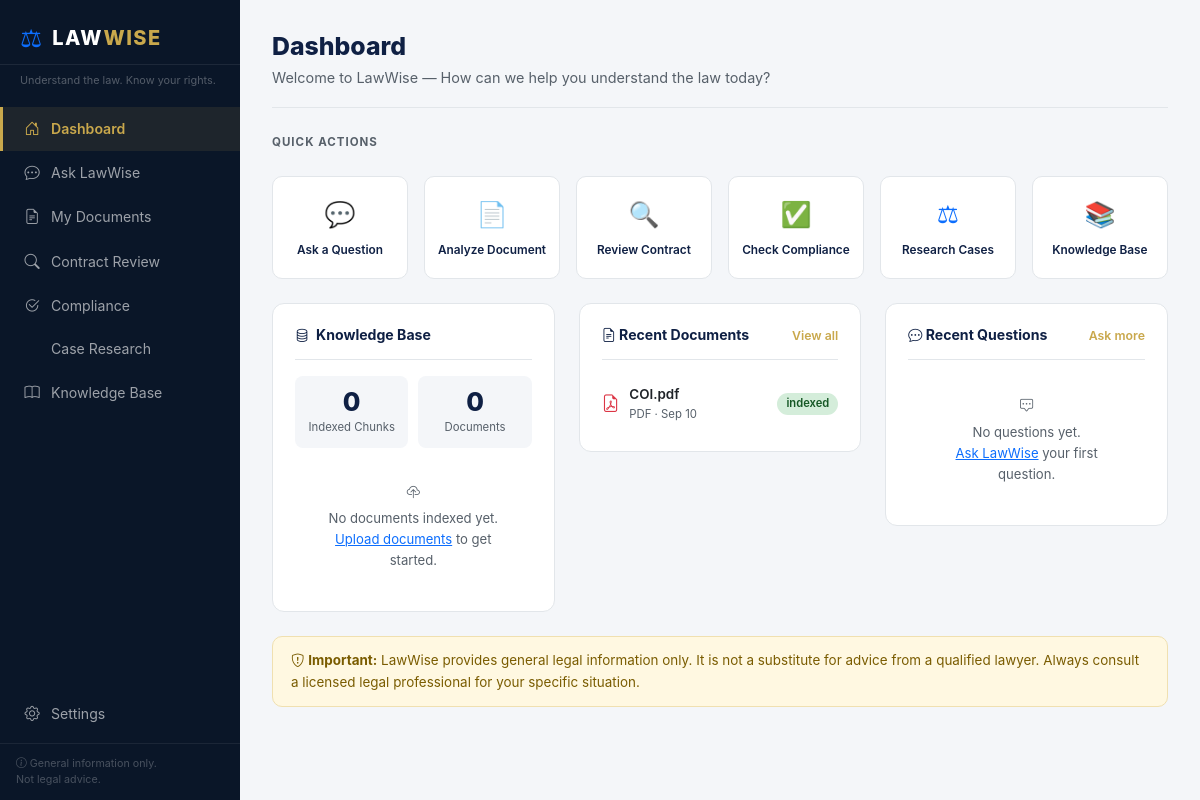
/dashboard, run on the app's committed database.
### models/models.py (models this page shows, shortened)
class Document(db.Model):
    __tablename__ = "documents"
    id = db.Column(db.Integer, primary_key=True)
    filename = db.Column(db.String(255), nullable=False)
    original_filename = db.Column(db.String(255), nullable=False)
    file_type = db.Column(db.String(20), nullable=False)
    file_size = db.Column(db.Integer, default=0)
    upload_date = db.Column(db.DateTime, default=datetime.utcnow)
    jurisdiction = db.Column(db.String(100), default="India")
    doc_type = db.Column(db.String(100), default="General")
    status = db.Column(db.String(50), default="uploaded")  # uploaded, indexed, analyzed
    chunk_count = db.Column(db.Integer, default=0)
    analysis_summary = db.Column(db.Text, nullable=True)

### routes.py (the view)
@main.route("/dashboard")
def dashboard():
    recent_docs = Document.query.order_by(Document.upload_date.desc()).limit(5).all()
    recent_chats = (
        ChatHistory.query
        .filter_by(session_id=get_session_id(), role="user")
        .order_by(ChatHistory.timestamp.desc())
        .limit(5)
        .all()
    )
    stats = get_knowledge_base_stats()
    return render_template(
        "dashboard.html",
        recent_docs=recent_docs,
        recent_chats=recent_chats,
        stats=stats,
    )

### rag/vector_store.py (called while the page is built)
def get_vector_store(store_path: str = None) -> VectorStore:
    global _store
    if _store is None:
        if store_path is None:
            from config import Config
            store_path = Config.VECTOR_STORE_PATH
        _store = VectorStore(store_path)
    return _store

    @property
    def total_chunks(self) -> int:
        return len(self.chunks)

### routes.py (called while the page is built)
def get_session_id():
    if "session_id" not in session:
        session["session_id"] = str(uuid.uuid4())
    return session["session_id"]

### services/legal_service.py (called while the page is built, shortened)
def get_knowledge_base_stats() -> Dict[str, Any]:
    store = get_vector_store()
    unique_sources = set()
    jurisdictions = {}
    doc_types = {}
    return {
        "total_chunks": store.total_chunks,
        "unique_documents": len(unique_sources),
        "documents": list(unique_sources),
        "jurisdictions": jurisdictions,
        "doc_types": doc_types,
    }

### templates/dashboard.html (shortened to what this page needs)
{% extends "base.html" %}
{% block content %}
<div class="page-header">
  <h1 class="page-title">Dashboard</h1>
  <p class="page-subtitle">Welcome to LawWise — How can we help you understand the law today?</p>
</div>
<div class="row g-3 mb-4">
  <div class="col-12"><h6 class="section-label">Quick Actions</h6></div>
  <div class="col-6 col-md-4 col-lg-2">
    <a href="{{ url_for('main.ask') }}" class="quick-action-card">
      <span class="qa-icon">💬</span>
      <span class="qa-label">Ask a Question</span>
    </a>
  </div>
  <div class="col-6 col-md-4 col-lg-2">
    <a href="{{ url_for('main.upload') }}" class="quick-action-card">
      <span class="qa-icon">📄</span>
      <span class="qa-label">Analyze Document</span>
    </a>
  </div>
  <div class="col-6 col-md-4 col-lg-2">
    <a href="{{ url_for('main.contract_review') }}" class="quick-action-card">
      <span class="qa-icon">🔍</span>
      <span class="qa-label">Review Contract</span>
    </a>
  </div>
  <div class="col-6 col-md-4 col-lg-2">
    <a href="{{ url_for('main.compliance') }}" class="quick-action-card">
      <span class="qa-icon">✅</span>
      <span class="qa-label">Check Compliance</span>
    </a>
  </div>
  <div class="col-6 col-md-4 col-lg-2">
    <a href="{{ url_for('main.cases') }}" class="quick-action-card">
      <span class="qa-icon">⚖</span>
      <span class="qa-label">Research Cases</span>
    </a>
  </div>
  <div class="col-6 col-md-4 col-lg-2">
    <a href="{{ url_for('main.knowledge_base') }}" class="quick-action-card">
      <span class="qa-icon">📚</span>
      <span class="qa-label">Knowledge Base</span>
    </a>
  </div>
</div>
<div class="row g-4">
  <div class="col-md-4">
    <div class="card-panel">
      <div class="panel-header"><i class="bi bi-database"></i> Knowledge Base</div>
      <div class="stat-grid">
        <div class="stat-tile">
          <div class="stat-val">{{ stats.total_chunks }}</div>
          <div class="stat-desc">Indexed Chunks</div>
        </div>
        <div class="stat-tile">
          <div class="stat-val">{{ stats.unique_documents }}</div>
          <div class="stat-desc">Documents</div>
        </div>
      </div>
      {% if stats.doc_types %}
      <div class="mt-3">
        {% for dtype, count in stats.doc_types.items() %}
        <div class="d-flex justify-content-between align-items-center mb-1">
          <span class="text-muted small">{{ dtype }}</span>
          <span class="badge-count">{{ count }}</span>
        </div>
        {% endfor %}
      </div>
      {% else %}
      <div class="empty-state-sm">
        <i class="bi bi-cloud-upload"></i>
        <span>No documents indexed yet.<br><a href="{{ url_for('main.upload') }}">Upload documents</a> to get started.</span>
      </div>
      {% endif %}
    </div>
  </div>
  <div class="col-md-4">
    <div class="card-panel">
      <div class="panel-header d-flex justify-content-between align-items-center">
        <span><i class="bi bi-file-earmark-text"></i> Recent Documents</span>
        <a href="{{ url_for('main.upload') }}" class="btn-sm-link">View all</a>
      </div>
      {% if recent_docs %}
        {% for doc in recent_docs %}
        <div class="doc-list-item">
          <div class="doc-icon">
            {% if doc.file_type == 'pdf' %}<i class="bi bi-file-earmark-pdf text-danger"></i>
            {% elif doc.file_type == 'docx' %}<i class="bi bi-file-earmark-word text-primary"></i>
            {% else %}<i class="bi bi-file-earmark-text text-secondary"></i>{% endif %}
          </div>
          <div class="doc-info">
            <div class="doc-name">{{ doc.original_filename | truncate(28) }}</div>
            <div class="doc-meta">{{ doc.file_type.upper() }} · {{ doc.upload_date.strftime('%b %d') }}</div>
          </div>
          <span class="status-badge status-{{ doc.status }}">{{ doc.status }}</span>
        </div>
        {% endfor %}
      {% else %}
        <div class="empty-state-sm">
          <i class="bi bi-file-earmark-plus"></i>
          <span>No documents yet.<br><a href="{{ url_for('main.upload') }}">Upload your first document</a></span>
        </div>
      {% endif %}
    </div>
  </div>
  <div class="col-md-4">
    <div class="card-panel">
      <div class="panel-header d-flex justify-content-between align-items-center">
        <span><i class="bi bi-chat-dots"></i> Recent Questions</span>
        <a href="{{ url_for('main.ask') }}" class="btn-sm-link">Ask more</a>
      </div>
      {% if recent_chats %}
        {% for chat in recent_chats %}
        <div class="chat-preview">
          <div class="chat-q">{{ chat.content | truncate(80) }}</div>
          <div class="chat-meta">{{ chat.timestamp.strftime('%b %d, %H:%M') }}</div>
        </div>
        {% endfor %}
      {% else %}
        <div class="empty-state-sm">
          <i class="bi bi-chat-square-dots"></i>
          <span>No questions yet.<br><a href="{{ url_for('main.ask') }}">Ask LawWise</a> your first question.</span>
        </div>
      {% endif %}
    </div>
  </div>
</div>
<div class="disclaimer-banner mt-4">
  <i class="bi bi-shield-exclamation"></i>
  <strong>Important:</strong> LawWise provides general legal information only. It is not a substitute for advice from a qualified lawyer. Always consult a licensed legal professional for your specific situation.
</div>
{% endblock %}

### static/css/style.css (style rules this page uses)
:root { --navy: #0f2044; --navy-dark: #0a1628; --navy-mid: #162b54; --white: #ffffff; --surface: #f4f6f9; --border: #e2e6ea; --text: #1f2328; --muted: #57606a; --gold: #c9a84c; --gold-light: rgba(201,168,76,0.13); --accent-blue:#3b82d4; --sidebar-w: 240px; --topbar-h: 56px; --risk-high-bg: #fff5f5; --risk-high-border: #f98080; --risk-med-bg: #fffbeb; --risk-med-border: #f6ad55; --risk-low-bg: #f0fff4; --risk-low-border: #68d391; }
*, *::before, *::after { box-sizing: border-box; }
html { height: 100%; }
body { margin: 0; padding: 0; font-family: -apple-system, "Segoe UI", system-ui, sans-serif; font-size: 14px; line-height: 1.6; color: var(--text); background: var(--surface); min-height: 100%; }
.page-header { margin-bottom: 28px; padding-bottom: 18px; border-bottom: 1px solid var(--border); }
.page-title { font-size: 1.55rem; font-weight: 800; color: var(--navy); margin: 0 0 4px; line-height: 1.2; }
.page-subtitle { color: var(--muted); font-size: 0.9rem; margin: 0; }
.section-label { font-size: 0.72rem; font-weight: 700; text-transform: uppercase; letter-spacing: 1px; color: var(--muted); margin-bottom: 10px; }
.card-panel { background: var(--white); border: 1px solid var(--border); border-radius: 12px; padding: 20px 22px; display: block; }
.panel-header { font-weight: 700; font-size: 0.88rem; color: var(--navy); margin: 0 0 16px; padding-bottom: 12px; border-bottom: 1px solid var(--border); display: flex; align-items: center; gap: 7px; }
.quick-action-card { display: flex; flex-direction: column; align-items: center; justify-content: center; padding: 18px 10px; background: var(--white); border: 1px solid var(--border); border-radius: 10px; text-decoration: none; transition: border-color .15s, box-shadow .15s, transform .15s; cursor: pointer; height: 100%; }
.qa-icon { font-size: 1.55rem; margin-bottom: 7px; }
.qa-label { font-size: 0.74rem; font-weight: 600; color: var(--navy); text-align: center; }
.stat-grid { display: grid; grid-template-columns: 1fr 1fr; gap: 10px; margin-bottom: 14px; }
.stat-tile { background: var(--surface); border-radius: 8px; padding: 12px; text-align: center; }
.stat-val { font-size: 1.6rem; font-weight: 800; color: var(--navy); line-height: 1.1; }
.stat-desc { font-size: 0.71rem; color: var(--muted); margin-top: 2px; }
.doc-list-item { display: flex; align-items: center; gap: 10px; padding: 8px 0; border-bottom: 1px solid var(--border); }
.doc-list-item:last-child { border-bottom: none; }
.doc-icon { font-size: 1.1rem; flex-shrink: 0; }
.doc-info { flex: 1; min-width: 0; }
.doc-name { font-weight: 600; font-size: 0.84rem; white-space: nowrap; overflow: hidden; text-overflow: ellipsis; }
.doc-meta { font-size: 0.71rem; color: var(--muted); }
.status-badge { display: inline-block; padding: 2px 9px; border-radius: 20px; font-size: 0.7rem; font-weight: 600; white-space: nowrap; line-height: 1.6; }
.status-indexed { background: #d4edda; color: #155724; }
.btn-sm-link { font-size: 0.77rem; color: var(--gold); text-decoration: none; font-weight: 600; }
.disclaimer-banner { background: #fff8e1; border: 1px solid #f0e0b0; border-radius: 10px; padding: 13px 18px; font-size: 0.84rem; color: #7a5c00; line-height: 1.6; }
.empty-state-sm { display: flex; flex-direction: column; align-items: center; gap: 5px; padding: 20px; color: var(--muted); font-size: 0.82rem; text-align: center; }

### data on the page
Document: original_filename "COI.pdf", file_type "PDF", upload_date "Sep 10", status "indexed"

### other printed values
{{ stats.total_chunks }} "0"
{{ stats.unique_documents }} "0"
